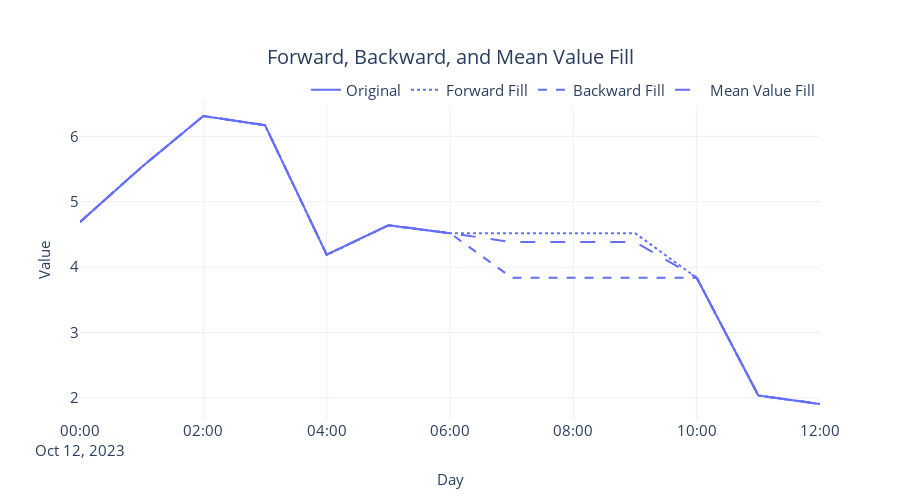

The cell this chart's notebook holds for it:
### Code cell
#Plotting
plot_df = pd.melt(_df.reset_index(), id_vars="datetime", var_name="series")
fig = px.line(plot_df, x="datetime", y=["value"], line_dash="series", title="Forward, Backward, and Mean Value Fill")
fig = format_plot(fig, ['Original', 'Forward Fill', 'Backward Fill', "Mean Value Fill"])
fig.show()

### Figure 1 — Plotly figure (JSON) as saved in the notebook; plotly's stock layout.template omitted (floating-point values rounded to 4 significant figures)
{"data": [{"hovertemplate": "variable=value<br>series=pm2_5_1_hr<br>datetime=%{x}<br>_value=%{y}<extra></extra>", "legendgroup": "value, pm2_5_1_hr", "line": {"color": "#636efa", "dash": "solid"}, "marker": {"symbol": "circle"}, "mode": "lines", "name": "Original", "orientation": "v", "showlegend": true, "type": "scatter", "x": ["2023-10-12T00:00:00", "2023-10-12T01:00:00", "2023-10-12T02:00:00", "2023-10-12T03:00:00", "2023-10-12T04:00:00", "2023-10-12T05:00:00", "2023-10-12T06:00:00", "2023-10-12T07:00:00", "2023-10-12T08:00:00", "2023-10-12T09:00:00", "2023-10-12T10:00:00", "2023-10-12T11:00:00", "2023-10-12T12:00:00"], "xaxis": "x", "y": [4.69, 5.53, 6.31, 6.17, 4.19, 4.64, 4.52, null, null, null, 3.84, 2.04, 1.91], "yaxis": "y"}, {"hovertemplate": "variable=value<br>series=ffill<br>datetime=%{x}<br>_value=%{y}<extra></extra>", "legendgroup": "value, ffill", "line": {"color": "#636efa", "dash": "dot"}, "marker": {"symbol": "circle"}, "mode": "lines", "name": "Forward Fill", "orientation": "v", "showlegend": true, "type": "scatter", "x": ["2023-10-12T00:00:00", "2023-10-12T01:00:00", "2023-10-12T02:00:00", "2023-10-12T03:00:00", "2023-10-12T04:00:00", "2023-10-12T05:00:00", "2023-10-12T06:00:00", "2023-10-12T07:00:00", "2023-10-12T08:00:00", "2023-10-12T09:00:00", "2023-10-12T10:00:00", "2023-10-12T11:00:00", "2023-10-12T12:00:00"], "xaxis": "x", "y": [4.69, 5.53, 6.31, 6.17, 4.19, 4.64, 4.52, 4.52, 4.52, 4.52, 3.84, 2.04, 1.91], "yaxis": "y"}, {"hovertemplate": "variable=value<br>series=bfill<br>datetime=%{x}<br>_value=%{y}<extra></extra>", "legendgroup": "value, bfill", "line": {"color": "#636efa", "dash": "dash"}, "marker": {"symbol": "circle"}, "mode": "lines", "name": "Backward Fill", "orientation": "v", "showlegend": true, "type": "scatter", "x": ["2023-10-12T00:00:00", "2023-10-12T01:00:00", "2023-10-12T02:00:00", "2023-10-12T03:00:00", "2023-10-12T04:00:00", "2023-10-12T05:00:00", "2023-10-12T06:00:00", "2023-10-12T07:00:00", "2023-10-12T08:00:00", "2023-10-12T09:00:00", "2023-10-12T10:00:00", "2023-10-12T11:00:00", "2023-10-12T12:00:00"], "xaxis": "x", "y": [4.69, 5.53, 6.31, 6.17, 4.19, 4.64, 4.52, 3.84, 3.84, 3.84, 3.84, 2.04, 1.91], "yaxis": "y"}, {"hovertemplate": "variable=value<br>series=mean_value<br>datetime=%{x}<br>_value=%{y}<extra></extra>", "legendgroup": "value, mean_value", "line": {"color": "#636efa", "dash": "longdash"}, "marker": {"symbol": "circle"}, "mode": "lines", "name": "Mean Value Fill", "orientation": "v", "showlegend": true, "type": "scatter", "x": ["2023-10-12T00:00:00", "2023-10-12T01:00:00", "2023-10-12T02:00:00", "2023-10-12T03:00:00", "2023-10-12T04:00:00", "2023-10-12T05:00:00", "2023-10-12T06:00:00", "2023-10-12T07:00:00", "2023-10-12T08:00:00", "2023-10-12T09:00:00", "2023-10-12T10:00:00", "2023-10-12T11:00:00", "2023-10-12T12:00:00"], "xaxis": "x", "y": [4.69, 5.53, 6.31, 6.17, 4.19, 4.64, 4.52, 4.384, 4.384, 4.384, 3.84, 2.04, 1.91], "yaxis": "y"}], "layout": {"autosize": false, "height": 500, "legend": {"font": {"size": 15}, "orientation": "h", "title": {}, "tracegroupgap": 0, "x": 1, "xanchor": "right", "y": 0.98, "yanchor": "bottom"}, "title": {"font": {"size": 20}, "text": "Forward, Backward, and Mean Value Fill", "x": 0.5, "xanchor": "center", "yanchor": "top"}, "width": 900, "xaxis": {"anchor": "y", "domain": [0, 1], "tickfont": {"size": 15}, "title": {"font": {"size": 15}, "text": "Day"}}, "yaxis": {"anchor": "x", "domain": [0, 1], "tickfont": {"size": 15}, "title": {"font": {"size": 15}, "text": "Value"}}}}
